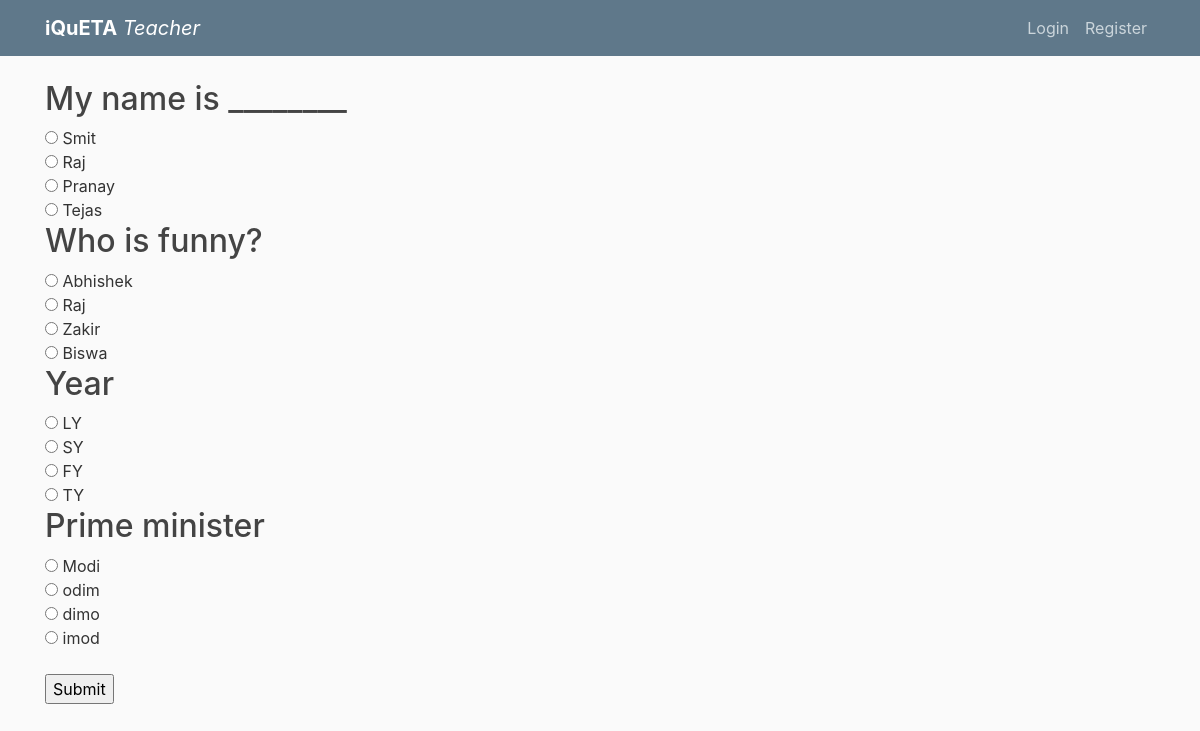
/test/1, run on the app's committed database.
### flask_app/models.py (models this page shows, shortened)
class Questions(db.Model):
    id = db.Column(db.Integer, primary_key=True)
    question_text = db.Column(db.String(200), nullable=False)
    test_id = db.Column(db.Integer, db.ForeignKey('test.id',ondelete="CASCADE"), nullable=False)
    ans = db.Column(db.String(200),nullable=False)
    op1 = db.Column(db.String(200))
    op2 = db.Column(db.String(200))
    op3 = db.Column(db.String(200))
    op4 = db.Column(db.String(200))

### flask_app/routes.py (the view, shortened to what this page needs)
@app.route("/test/<int:testId>", methods=['POST', 'GET'])
def test(testId):
    questions = Questions.query.filter_by(test_id=testId).all()
    if request.method == 'GET':
        return render_template("test.html", data=questions, currentUserType=currentUserType)

### flask_app/__init__.py (called while the page is built)
    def isStudent(self):
        if self._type == "student":
            return True
        return False

    def isTeacher(self):
        if self._type == "teacher":
            return True
        return False

### flask_app/templates/test.html
{% extends "layout.html" %}
{% block content %}
    <form method="post">
        {% for question in data %}
            <h2>{{ question.question_text }}</h2>
            <input type="radio" id="{{ question.op1 }}" name="{{ question.id }}" value="{{ question.op1 }}"> {{ question.op1 }}<br>
            <input type="radio" id="{{ question.op2 }}" name="{{ question.id }}" value="{{ question.op2 }}"> {{ question.op2 }}<br>
            <input type="radio" id="{{ question.op3 }}" name="{{ question.id }}" value="{{ question.op3 }}"> {{ question.op3 }}<br>
            <input type="radio" id="{{ question.op4 }}" name="{{ question.id }}" value="{{ question.op4 }}"> {{ question.op4 }}<br>
        {% endfor %}
        <br>
        <input type="submit" value="Submit" name="Submit"/>
    </form>
{% endblock content %}

### flask_app/static/main.css (style rules this page uses)
body { background: #fafafa; color: #333333; margin-top: 5rem; }
h1, h2, h3, h4, h5, h6 { color: #444444; }

### data on the page
Questions: question_text "My name is ________", op1 "Smit", op2 "Raj", op3 "Pranay", op4 "Tejas"
Questions: question_text "Who is funny?", op1 "Abhishek", op2 "Raj", op3 "Zakir", op4 "Biswa"
Questions: question_text "Year", op1 "LY", op2 "SY", op3 "FY", op4 "TY"
Questions: question_text "Prime minister", op1 "Modi", op2 "odim", op3 "dimo", op4 "imod"
